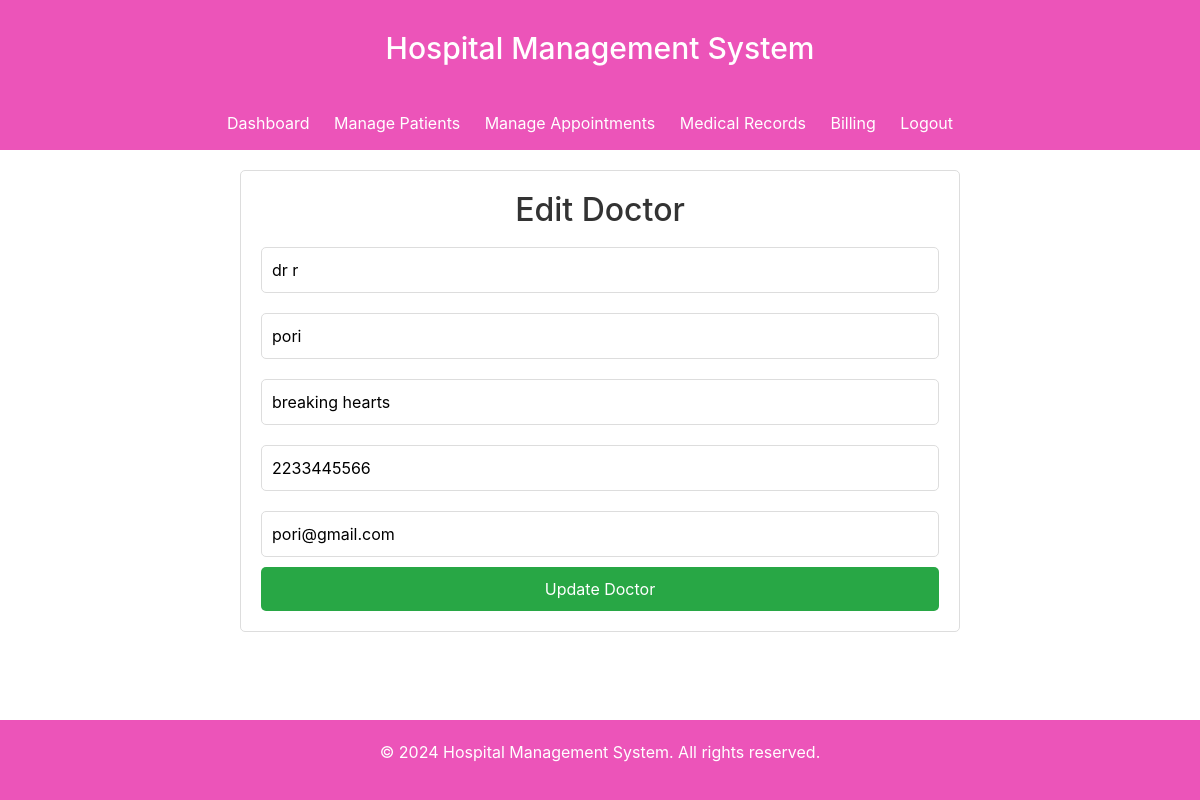
Screenshot of /doctors/edit_doctor.php?doctor_id=3 (signed in) with the database file from the repository.
### tables this page shows
CREATE TABLE `doctors` (
  `doctor_id` int(11) NOT NULL,
  `first_name` varchar(50) NOT NULL,
  `last_name` varchar(50) NOT NULL,
  `specialization` varchar(100) NOT NULL,
  `contact_number` varchar(15) NOT NULL,
  `email` varchar(100) NOT NULL,
  `username` varchar(50) NOT NULL,
  `password` varchar(255) NOT NULL,
  `created_at` timestamp NOT NULL DEFAULT current_timestamp()
);

### doctors/edit_doctor.php (the view, shortened to what this page needs)
<?php
include '../config/db.php';
if (isset($_GET['doctor_id'])) {
    $doctor_id = $_GET['doctor_id'];
    $sql = "SELECT * FROM doctors WHERE doctor_id = ?";
    $stmt = $conn->prepare($sql);
    $stmt->execute([$doctor_id]);
    $doctor = $stmt->fetch();
}
include '../includes/header.php';
?>
<div class="form-container">
    <h2>Edit Doctor</h2>
    <form action="edit_doctor.php" method="POST">
        <input type="text" name="first_name" value="<?php echo $doctor['first_name']; ?>" required>
        <input type="text" name="last_name" value="<?php echo $doctor['last_name']; ?>" required>
        <input type="text" name="specialization" value="<?php echo $doctor['specialization']; ?>" required>
        <input type="text" name="contact_number" value="<?php echo $doctor['contact_number']; ?>" required>
        <input type="email" name="email" value="<?php echo $doctor['email']; ?>" required>
        <button type="submit">Update Doctor</button>
    </form>
</div>
<?php include '../includes/footer.php'; ?>

### assets/css/styles.css (style rules this page uses)
body { font-family: Arial, sans-serif; margin: 0; padding: 0; background-color: #f4f4f4; }
.form-container { width: 60%; margin: 20px auto 100px; padding: 20px; background-color: #fff; border: 1px solid #ddd; border-radius: 5px; }
.form-container h2 { text-align: center; color: #333; }
.form-container form input, .form-container form select, .form-container form textarea { width: 100%; padding: 10px; margin: 10px 0; border: 1px solid #ddd; border-radius: 5px; }
.form-container form button { width: 100%; padding: 10px; background-color: #28a745; color: white; border: none; border-radius: 5px; cursor: pointer; }

### rows the page displays
doctors: first_name "dr r", last_name "pori", specialization "breaking hearts", contact_number "2233445566", email "pori@gmail.com"
